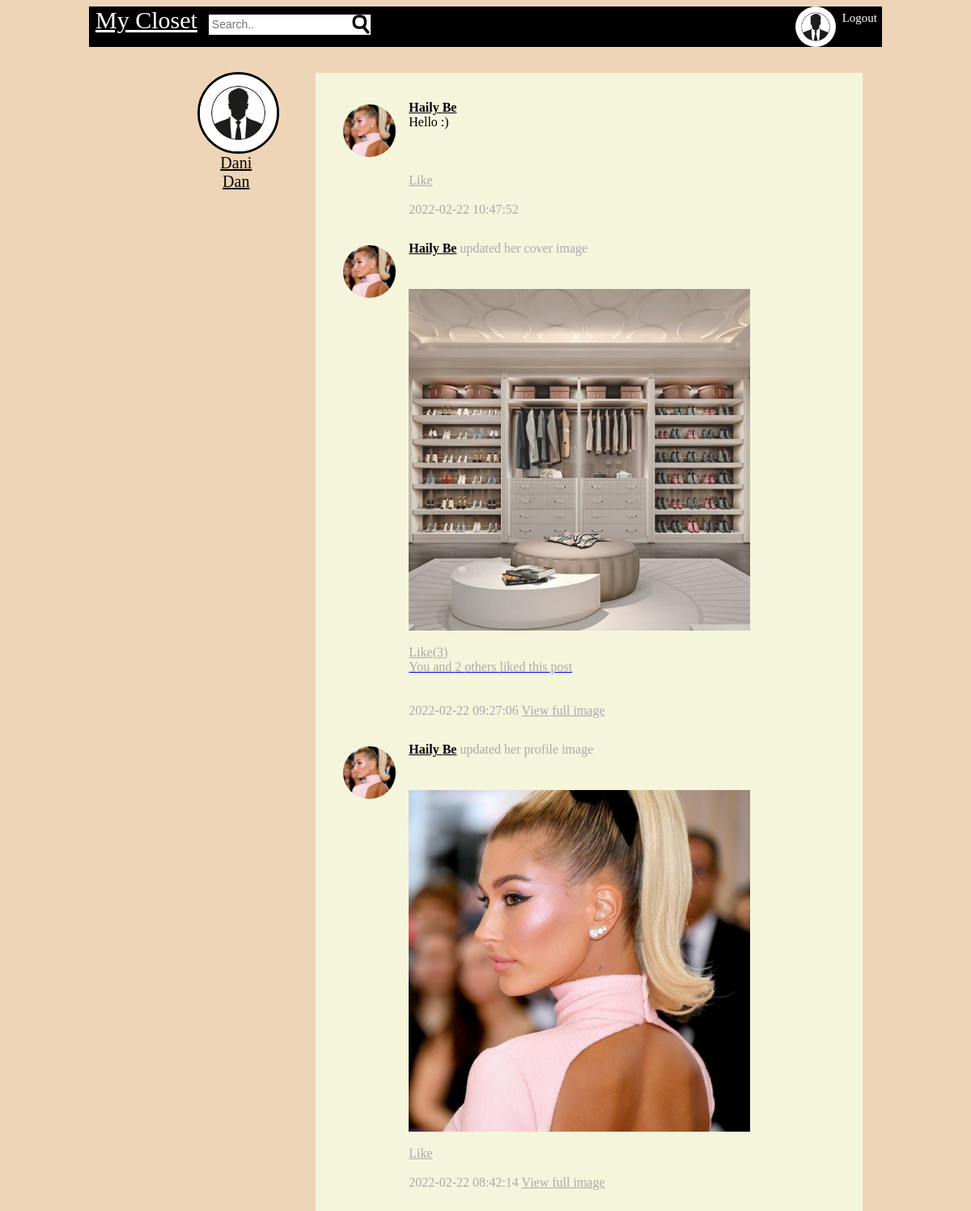
/ (signed in), run on the app's committed database.
### tables this page shows
CREATE TABLE `users` (
  `Id` bigint(19) NOT NULL,
  `userid` bigint(19) NOT NULL,
  `first_name` varchar(50) NOT NULL,
  `last_name` varchar(50) NOT NULL,
  `gender` varchar(6) NOT NULL,
  `email` varchar(100) NOT NULL,
  `password` varchar(100) NOT NULL,
  `url_adress` varchar(100) NOT NULL,
  `date` timestamp NOT NULL DEFAULT current_timestamp() ON UPDATE current_timestamp(),
  `profile_image` varchar(1000) NOT NULL,
  `cover_image` varchar(1000) NOT NULL,
  `likes` int(11) NOT NULL
);

CREATE TABLE `posts` (
  `ID` bigint(19) NOT NULL,
  `postid` bigint(19) NOT NULL,
  `userid` bigint(19) NOT NULL,
  `post` text NOT NULL,
  `image` varchar(500) NOT NULL,
  `comments` int(11) NOT NULL,
  `likes` int(11) NOT NULL,
  `date` timestamp NOT NULL DEFAULT current_timestamp() ON UPDATE current_timestamp(),
  `has_image` tinyint(1) NOT NULL,
  `is_profile_image` tinyint(1) NOT NULL,
  `is_cover_image` tinyint(1) NOT NULL,
  `parent` bigint(20) NOT NULL
);

CREATE TABLE `likes` (
  `id` bigint(20) NOT NULL,
  `type` varchar(10) NOT NULL,
  `contentid` bigint(20) NOT NULL,
  `likes` text NOT NULL,
  `following` text NOT NULL
);

### classes/conect.php (called while the page is built, shortened)
<?php
class Database
{
	private $host = "localhost";
	private $username = "root";
	private $password = "" ;
	private $db = "open_it_db";
	function connect()
	{
		$connection = mysqli_connect($this->host,$this->username,$this->password,$this->db);
		return $connection;
	}
	function read($query)
	{
		$conn = $this->connect();
		$res = mysqli_query($conn,$query);
		if($res == false)
		{
			return false;
		}else
		{
			$data = false;
			while($row = mysqli_fetch_array($res))
			{
				$data[] = $row;
			}
			return $data;
		}
	}
}
?>

### classes/login.php (called while the page is built, shortened)
<?php
class Login
{
	public function check_login($id)
	{
	    if(is_numeric($id))
		{
			$query = "select * from users where userid = '$id' limit 1";
			$DB = new Database();
			$res = $DB->read($query);
			if($res)
			{
				$user_data = $res[0];
				return $user_data;
			}else
			{
				header("Location: log_in.php");
				die;
			}
		}else
		{
			header("Location: log_in.php");
			die;
		}
	}
}

### classes/user.php (called while the page is built, shortened)
<?php
class User
{
	public function get_user($id)
	{
		$query = "select * from users where userid = '$id' limit 1 ";
		$DB = new Database();
		$res = $DB->read($query);
		if($res)
		{
			return $res[0];
		}else
		{
			return false;
		}
	}
		public function get_following($id,$type)
	{
		$DB = new Database();
		if(is_numeric($id))
		{
			$type = 'user';
			$sql = "select following from likes where type = '$type' && contentid = '$id' limit 10 ";
			$res = $DB->read($sql);
			if(is_array($res))
			{
				$following = json_decode($res[0]['following'],true);
				return $following;
			}
		}
		return false;
	}
}

### classes/posts.php (called while the page is built, shortened)
<?php
class Post
{
	public function get_post($id)
	{
		$query = "select * from posts where userid = '$id' order by id desc limit 10";
		$DB = new Database();
		$res = $DB->read($query);
		if($res)
		{
			return $res;
		}else
		{
			return false;
		}
	}
}

### classes/image.php (called while the page is built, shortened)
<?php
	class Image
	{
		public function get_thumb_profile($file_name)
		{
			$thumbnail = $file_name . "_profile_thumb.jpg";
			if(file_exists($thumbnail))
			{
				return $thumbnail;
			}
		}
		public function get_thumb_post($file_name)
		{
			$thumbnail = $file_name . "_post_thumb.jpg";
			if(file_exists($thumbnail))
			{
				return $thumbnail;
			}
		}
	}
?>

### post.php (the view, shortened to what this page needs)
<div id="post">
	<div id="name_inpost">
		<?php
			$image = "Img/female.jfif";
			if(file_exists($ROW_USER['profile_image']))
			{
				$image = $img_class->get_thumb_profile($ROW_USER['profile_image']);
			}
		?>
		<img id = "img_inpost2" src="<?php echo $image?>">
	</div>
	<div style = "width:100%">
		<div id="name_inpost">
			<?php
				echo "<a style='color:black;font-weight:bold;font-family:Segoe Script' href='profile.php?id=ROW[userid]'>";
				echo htmlspecialchars($ROW_USER['first_name']) . " " . htmlspecialchars($ROW_USER['last_name']) ;
				echo "</a>";
				if($ROW['is_profile_image'] == 1)
				{
					$pronoun = "his";
					if($ROW_USER['gender'] == "Female")
					{
						$pronoun = "her";
					}
					echo "<span style='font-weight:normal; color: #aaa'> updated $pronoun profile image</span>";
				}
				if($ROW['is_cover_image'])
				{
					$pronoun = "his";
					if($ROW_USER['gender'] == "Female")
					{
						$pronoun = "her";
					}
					echo "<span style='font-weight:normal; color: #aaa'> updated $pronoun cover image</span>";
				}
			?>
		</div>
		<?php echo htmlspecialchars($ROW['post']) ?>
		<br><br>
		<?php
			if(file_exists($ROW['image']))
			{
				$post_img = $img_class->get_thumb_post($ROW['image']);
				echo "<img src='$post_img' />";
			}
		?>
		<br/><br/>
		<?php
			$likes = ($ROW['likes'] > 0) ? "(" .$ROW['likes']. ")" : "" ;
		?>
		<a id="like" href="like.php?type=post&id=<?php echo $ROW['postid'] ?>">Like<?php echo $likes?></a>
		<?php
			$i_liked = false;
			if(isset($_SESSION['openit_userid']))
			{
				$DB = new Database();
				$sql = "select likes from likes where type = 'post' && contentid = '$ROW[postid]' limit 1 ";
				$res = $DB->read($sql);
				if(is_array($res))
				{
					$likes = json_decode($res[0]['likes'],true);
					$user_ids = array_column($likes,"userid");
					if(in_array($_SESSION['openit_userid'],$user_ids))
					{
						$i_liked = true;
					}
				}
				if($ROW['likes'] > 0)
				{
					echo "<br>";
					echo "<a href='likes.php?type=post&id=$ROW[postid]'>";
					if($ROW['likes'] == 1)
					{
						if($i_liked)
						{
							echo "<div style='text-align:left; color:#aaa'>  You liked this post </div>";
						}else
						{
							echo "<div style='text-align:left; color:#aaa'>  1 Person liked this post </div>";
						}
					}else{
						if($i_liked)
						{
							$text = "others";
							echo "<div style='text-align:left; color:#aaa'> You and " . ($ROW['likes']-1). " " .  $text . " liked this post </div>";
						}else
						{
							echo "<div style='text-align:left; color:#aaa'>" . $ROW['likes'] . " People liked this post </div>";
						}
					}
					echo "</a>";
				}
			}
		?>
		<br/><br/>
		<span style="color:#aaa">
			<?php echo $ROW['date'] ?>
		</span>
		<?php
			if($ROW['has_image'])
			{
				echo "<a style='color:#aaa;' href='image_view.php?id=$ROW[postid]' >";
				echo "View full image";
				echo "</a>";
			}
		?>
		</div>
</div>

### index.php (shortened to what this page needs)
<?php
	$login = new Login();
	$user_data = $login->check_login($_SESSION['openit_userid']);
?>
<html>
	<head>
		<link href="css/style.css" rel="stylesheet" >
	</head>
	<body class="index_class">
		<?php include("header.php") ?>
		<div class="row only-mobile" id="cover_area_index">
				<div class="row only-mobile" id ="index"">
					<div class="col-3 only-mobile" id="friends_area2">
						<div id="likes_bar_index">
					<?php
							$image = "Img/Male.jfif";
					?>
					<img id="pic_inindex" src="<?php echo $image ?>" ></br>
							<a id="name_in_tit" href ="profile.php">
								<?php  echo $user_data['first_name'] . " " . $user_data['last_name'] ?>
							</a>
						</div>
					</div>
					<div  class="col-9 only-mobile" id="posts_area_index" >
						<div class="only-mobile" id="posts_bar_index">
							<?php
								$user_class = new User();
								$followers = $user_class->get_following($_SESSION['openit_userid'],"userid");
								$follower_ids = "";
								$post = new Post();
								$img_class = new Image();
								if(is_array($followers))
								{
									$follower_ids = implode(",",$followers);
								}
								$follower_ids = explode(",",$follower_ids);
									foreach($follower_ids as $temp_id)
									{
										$user = new User();
										$ROW_USER = $user->get_user($temp_id);
										$r = $post->get_post($temp_id);
											if($r !== false){
												foreach($r as $ROW)
												{
													include("post.php");
												}
											}
									}
							?>
						</div>
					</div>
		</div>
	</body>
</html>

### css/style.css (style rules this page uses)
body { background-color:#EED5B7; font-family:tahoma; }
body > div { max-width:980px; }
.index_class > div { margin-left:17%; }
#pic_inindex { width:220%; margin-top:-42px; border-radius:50%; border:solid; float:center; margin-left:-60%; }
#likes_bar_index { min-height:5%; margin-top:5%; padding:8px; text-align:center; font-size:20px; }
#posts_bar_index { margin-top:-20%; background-color:#F5F5DC; padding:5%; width:90%; margin-left: 5%; }
#posts_bar_index img { max-width:80%; }
#post { display:flex; margin-bottom:5%; }
#posts_area_index { min-height:400px; flex-basis:69%; padding:20px; padding-right:1%; margin-top: 15%; margin-right: 15%; }
#name_inpost { font-weight:bold; }
#friends_area2 { min-height:60%; flex:1; }
#name_in_tit { font-size:100%; color:black; font-family:Segoe Script; }
#img_inpost2 { width:90px; margin-right:4px; border-radius:50px; }
#index { display:flex; }
#index img { margin-top:5px; }
#like { color:#aaa; }
.row::after { content: ""; clear: both; display: table; }
.col-3 { width: 17%; }
.col-9 { width: 75%; }
[class*="col-"] { float: left; padding: 15px; padding-left: 53px }

### data on the page
users: first_name "Dani", last_name "Dan"
posts: users.profile_image (picture), post "Hello :)", date "2022-02-22 10:47:52"
users: first_name "Haily", last_name "Be", gender "her"
posts: users.profile_image (picture), image (picture), likes "(3)", $ROW['likes']-1 "2", likes.likes "others", date "2022-02-22 09:27:06"
posts: users.profile_image (picture), image (picture), date "2022-02-22 08:42:14"
